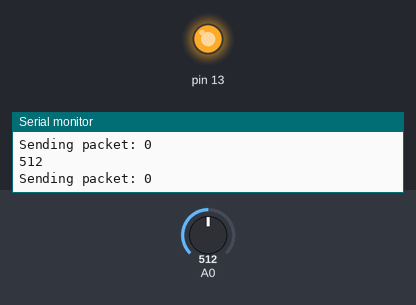
This sketch was run on a simulated Arduino Uno, built with avr-gcc and run on an emulated ATmega328P. Shown: output pins drawn as LEDs (lit = HIGH), the last lines printed to the serial monitor. The inputs (shaded band) are chosen by the test bench; at power-on: A0 = 512.

Above: at 10.5 s.
10.6 s: A0 set to 484
At 14.4 s:
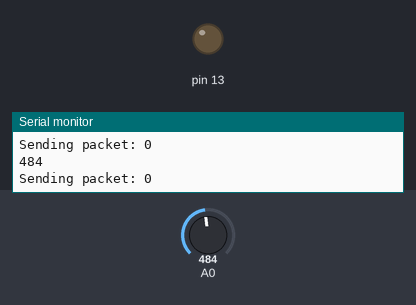
15.3 s: A0 set to 510
At 20.0 s:
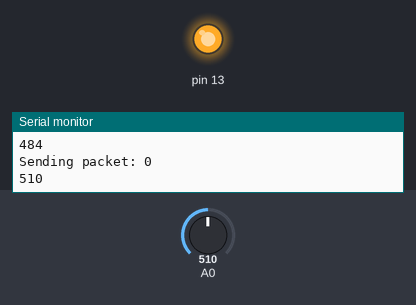
Timing chart, 0 to 21.5 s (numbered marks = the images above; inputs shaded):
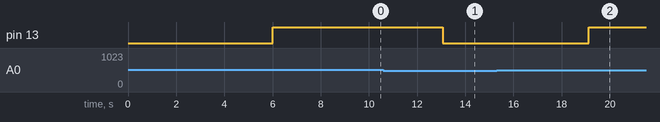

Measured:
- the behaviour switches between 501 and 500 on A0 (found by bisection; images 0 and 1)
- after the input at 10.6 s, pin 13: HIGH → LOW after 2.5 s
- after the input at 15.3 s, pin 13: LOW → HIGH after 3.8 s

The sketch:

gaslora.ino
```cpp
#include<LoRa.h>
#include<SPI.h>
void setup(){
  pinMode(A0,INPUT);
 pinMode(13,OUTPUT);
 digitalWrite(13,LOW);
 Serial.begin(9600);

}
void loop() {
   int  counter=0;


  Serial.print("Sending packet: ");
  Serial.println(counter);

  // send packet
  LoRa.beginPacket();


  counter++;

  delay(5000);
  int sens_val=analogRead(A0);
Serial.println(analogRead(A0));
delay(1000);
if(sens_val>500)
{
digitalWrite(13,HIGH);
delay(1000);
}

else
digitalWrite(13,LOW);

LoRa.print(sens_val);
LoRa.endPacket();
}
```
